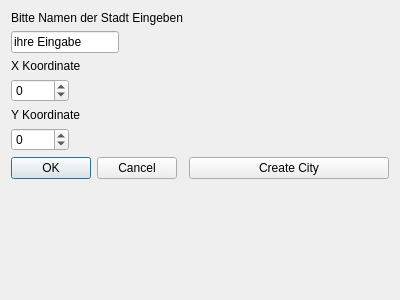
<?xml version="1.0" encoding="UTF-8"?>
<ui version="4.0">
 <class>Neue_Stadt_Hinzufuegen</class>
 <widget class="QDialog" name="Neue_Stadt_Hinzufuegen">
  <property name="geometry">
   <rect>
    <x>0</x>
    <y>0</y>
    <width>400</width>
    <height>300</height>
   </rect>
  </property>
  <property name="windowTitle">
   <string>Dialog</string>
  </property>
  <layout class="QFormLayout" name="formLayout">
   <item row="0" column="0">
    <widget class="QLabel" name="label">
     <property name="text">
      <string>Bitte Namen der Stadt Eingeben</string>
     </property>
    </widget>
   </item>
   <item row="1" column="0">
    <widget class="QLineEdit" name="lineEdit">
     <property name="text">
      <string>ihre Eingabe</string>
     </property>
    </widget>
   </item>
   <item row="2" column="0">
    <widget class="QLabel" name="label_2">
     <property name="text">
      <string>X Koordinate</string>
     </property>
    </widget>
   </item>
   <item row="4" column="0">
    <widget class="QLabel" name="label_3">
     <property name="text">
      <string>Y Koordinate</string>
     </property>
    </widget>
   </item>
   <item row="6" column="0">
    <widget class="QDialogButtonBox" name="buttonBox">
     <property name="orientation">
      <enum>Qt::Horizontal</enum>
     </property>
     <property name="standardButtons">
      <set>QDialogButtonBox::Cancel|QDialogButtonBox::Ok</set>
     </property>
    </widget>
   </item>
   <item row="5" column="0">
    <widget class="QSpinBox" name="spinBox">
     <property name="minimum">
      <number>-1000</number>
     </property>
     <property name="maximum">
      <number>1000</number>
     </property>
    </widget>
   </item>
   <item row="3" column="0">
    <widget class="QSpinBox" name="spinBox_2">
     <property name="minimum">
      <number>-1000</number>
     </property>
     <property name="maximum">
      <number>1000</number>
     </property>
    </widget>
   </item>
   <item row="6" column="1">
    <widget class="QPushButton" name="pushButton">
     <property name="text">
      <string>Create City</string>
     </property>
    </widget>
   </item>
  </layout>
 </widget>
 <resources/>
 <connections>
  <connection>
   <sender>buttonBox</sender>
   <signal>accepted()</signal>
   <receiver>Neue_Stadt_Hinzufuegen</receiver>
   <slot>accept()</slot>
   <hints>
    <hint type="sourcelabel">
     <x>248</x>
     <y>254</y>
    </hint>
    <hint type="destinationlabel">
     <x>157</x>
     <y>274</y>
    </hint>
   </hints>
  </connection>
  <connection>
   <sender>buttonBox</sender>
   <signal>rejected()</signal>
   <receiver>Neue_Stadt_Hinzufuegen</receiver>
   <slot>reject()</slot>
   <hints>
    <hint type="sourcelabel">
     <x>316</x>
     <y>260</y>
    </hint>
    <hint type="destinationlabel">
     <x>286</x>
     <y>274</y>
    </hint>
   </hints>
  </connection>
 </connections>
</ui>
